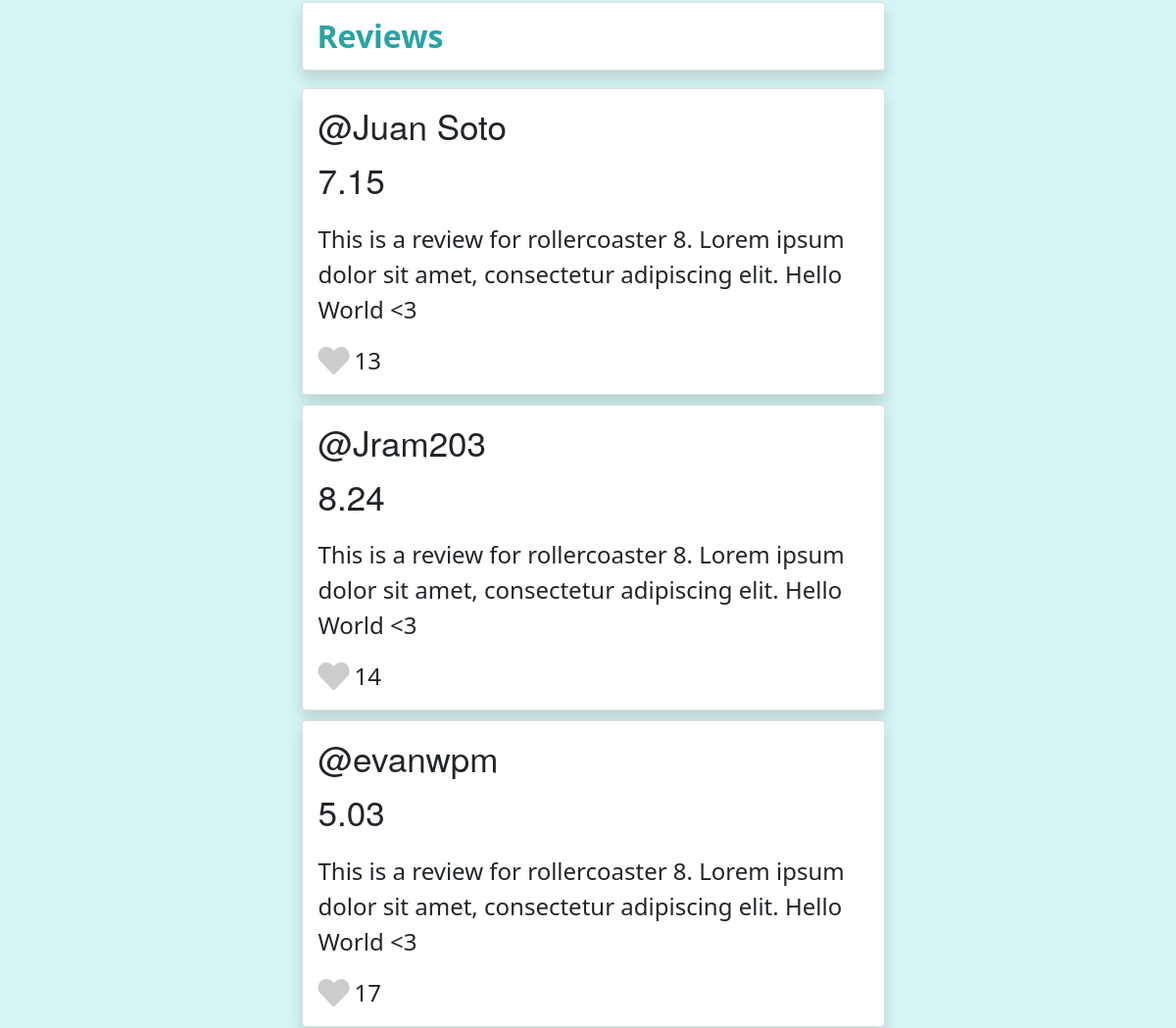
Before: /rollercoaster/8 (middle part) with the older database file.
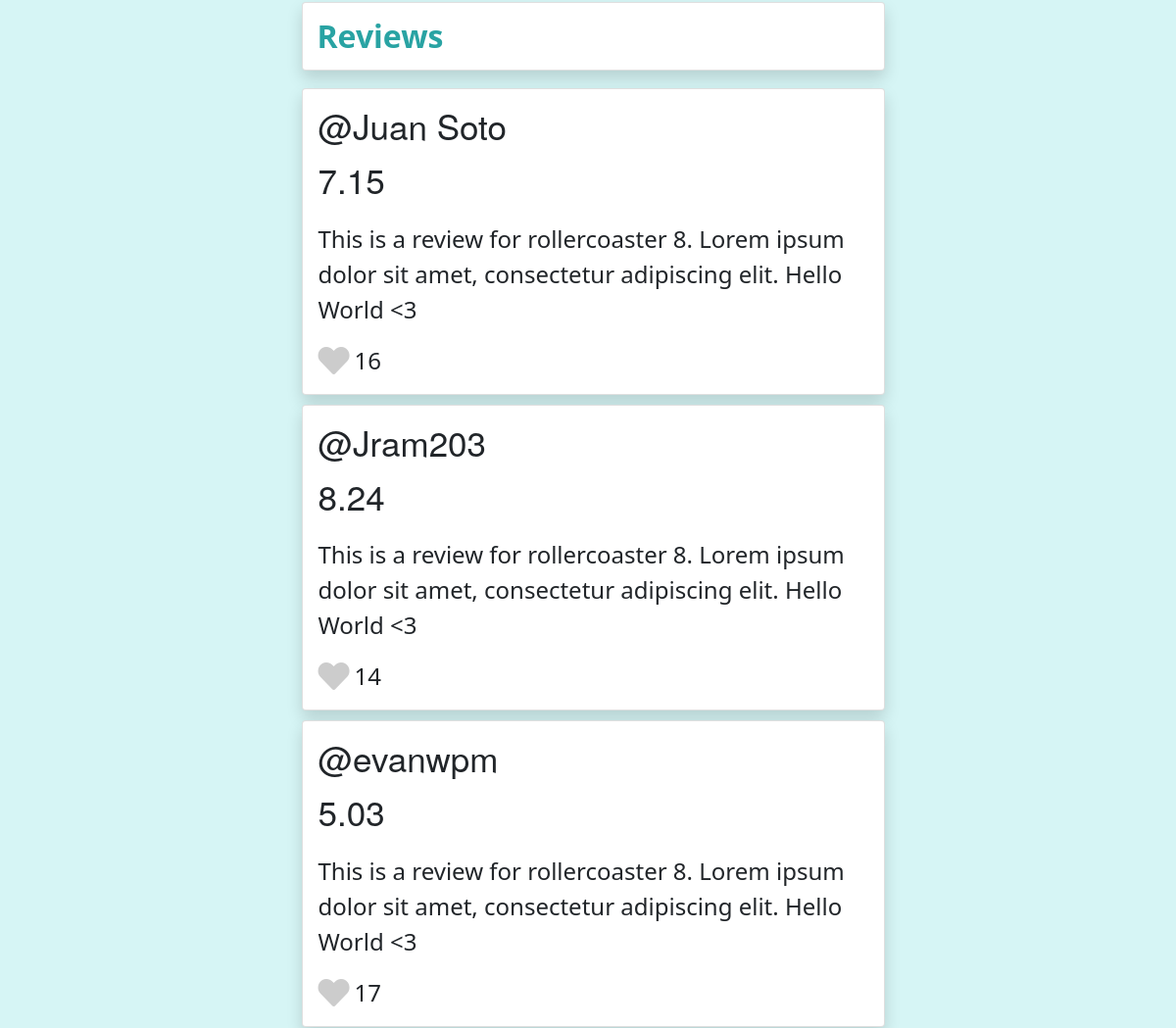
After: the same page with the newer database file.
### app/models.py (models this page shows)
class Review(db.Model):
    id = db.Column(db.Integer, primary_key=True)
    user_id = db.Column(db.Integer, db.ForeignKey('user.id'), nullable=False)
    rollercoaster_id = db.Column(db.Integer, db.ForeignKey('rollercoaster.id'), nullable=False)
    rating = db.Column(db.Float)
    review_text = db.Column(db.String(400))
    likes = db.Column(db.Integer)
    user = db.relationship('User', backref=db.backref('user_reviews', lazy=True))
    rollercoaster = db.relationship('Rollercoaster', backref=db.backref('coaster_reviews', lazy=True))

class User(UserMixin, db.Model):
    id = db.Column(db.Integer, primary_key=True)
    password = db.Column(db.String(100))
    name = db.Column(db.String(100))
    reviews = db.relationship('Review', lazy=True, back_populates='user')

### app/main.py (the view)
@main.route('/rollercoaster/<rc_id>')
def rollercoaster_page(rc_id):
    rollercoaster = models.Rollercoaster.query.filter_by(id=rc_id).first()
    if rollercoaster:
        average_score = get_average_score(rollercoaster.id)
        reviews = rollercoaster.coaster_reviews
        return render_template('rollercoaster.html', rollercoaster=rollercoaster, average_score=average_score, reviews=reviews)
    else:
        return render_template('404.html')

### app/db_manager.py (called while the page is built)
def get_average_score(rollercoaster_id):
        average_score = (
            db.session.query(func.avg(models.Review.rating))
            .join(models.Review.rollercoaster)
            .filter(models.Review.rollercoaster_id == rollercoaster_id)
            .first()
        )[0]
        average_score = round(average_score,2)
        return average_score

### app/templates/rollercoaster.html (shortened to what this page needs)
{% extends "base.html" %}
{% block content %}
<div class="page_container_c">
  <div class="review_container">
    <h2 class="title card shadow bg-white rounded" style="font-weight:bold; color: #29A3A3; padding: 15px;">
      Reviews
    </h2>
    {% for review in reviews%}
    <div class="card card-hover shadow bg-white rounded" style="width: 100%;" onclick="open_profile({{review.user.id}})">
      <div class="card-body">
          <h5 style="font-size: 35px; font-family: Walfork, Walsheim, Helvetica Neue, Helvetica, Arial, sans-serif;"
              class="card-title">@{{ review.user.name}}</h5>
          {% if review.rating > 8.5%}
          <p style="font-weight: bold; color: #29A3A3; font-size: 35px; font-family: Walfork, Walsheim, Helvetica Neue, Helvetica, Arial, sans-serif;"
              class="card-text"> {{ review.rating }}</p>
          {% else %}
          <p style="font-size: 35px; font-family: Walfork, Walsheim, Helvetica Neue, Helvetica, Arial, sans-serif;"
              class="card-text"> {{ review.rating }}</p>
          {% endif %}
          <p style="font-size: 1.5rem;" class="card-text">{{ review.review_text}}</p>
          <div style="display: flex; align-items: center; gap:5px;">
            <div style="font-size: 2rem;" id="{{review.id}}-icon" class="like-icon fa-lg" onclick="add_like(event, {{review.id}})"><i class="fas fa-heart"></i></div>
            <span style="font-size: 1.5rem;" id="{{review.id}}-likes">{{review.likes}}</span>
          </div>
      </div>
  </div>
    {% endfor %}
  </div>
</div>
{% endblock %}

### app/templates/base.html (shortened to what this page needs)
<html lang="en">
<head>
    <link href="https://cdn.jsdelivr.net/npm/bootstrap@5.1.3/dist/css/bootstrap.min.css" rel="stylesheet"
>
    <link rel="stylesheet" href="/static/styles.css">
    <link rel="stylesheet" href="https://cdnjs.cloudflare.com/ajax/libs/font-awesome/5.15.3/css/all.min.css" />
</head>
<body>
    <div>
        {% block content %}{% endblock %}
    </div>
</body>
</html>

### app/static/styles.css (style rules this page uses)
.page_container_c { padding-top: 10px; display: flex; align-items: center; justify-content: center; flex-direction: column; margin-left: 10px; }
.review_container { display: flex; flex-direction: column; gap: 10px; padding-top: 5px; flex-grow: 1; width: 50%; }
body { background-color: #d6f5f5; }
.like-icon { color: #ccc; cursor: pointer; }

Changed rows visible on the page:
changed Review "Juan Soto": likes "13" → "16"
